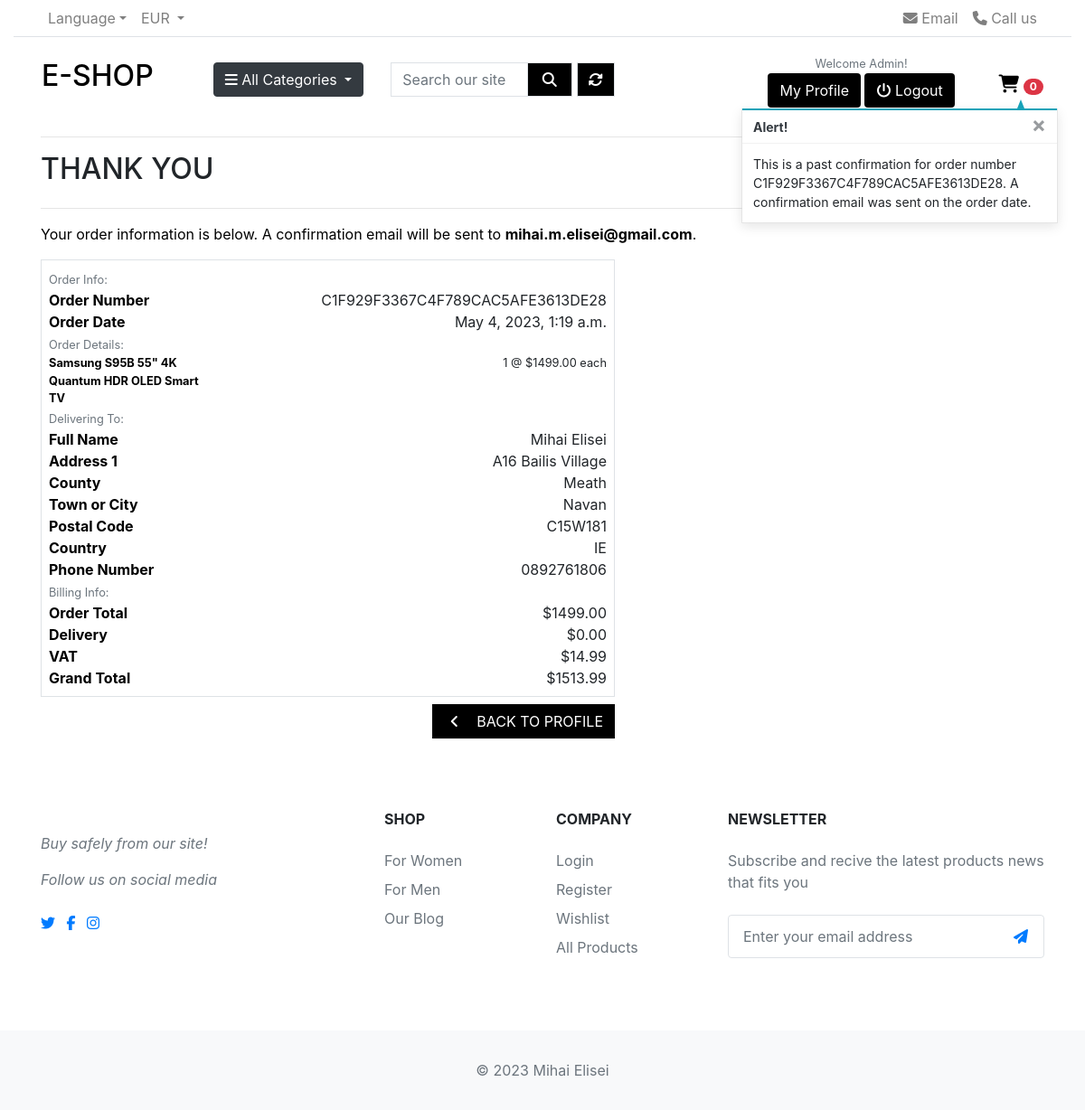
The page /profile/order_history/C1F929F3367C4F789CAC5AFE3613DE28 (signed in) on the database its author committed.
### checkout/models.py (models this page shows, shortened)
class Order(models.Model):
    order_number = models.CharField(max_length=32, null=False, editable=False)
    user_profile = models.ForeignKey(UserProfile, on_delete=models.SET_NULL,
                                     null=True, blank=True, related_name='orders')
    full_name = models.CharField(max_length=50, null=False, blank=False)
    email = models.EmailField(max_length=254, null=False, blank=False)
    phone_number = models.CharField(max_length=20, null=False, blank=False)
    country = CountryField(blank_label='Country *',
                           null=False, blank=False, default='Ireland')
    postcode = models.CharField(max_length=20, null=True, blank=True)
    town_or_city = models.CharField(max_length=40, null=False, blank=False)
    street_address1 = models.CharField(max_length=80, null=False, blank=False)
    street_address2 = models.CharField(max_length=80, null=True, blank=True)
    county = models.CharField(max_length=80, null=True, blank=True)
    date = models.DateTimeField(auto_now_add=True)
    delivery_cost = models.DecimalField(max_digits=6, decimal_places=2,
                                        null=False, default=0)
    vat = models.DecimalField(max_digits=6, decimal_places=2,
                              null=False, default=0)
    order_total = models.DecimalField(max_digits=10, decimal_places=2,
                                      null=False, default=0)
    grand_total = models.DecimalField(max_digits=10, decimal_places=2,
                                      null=False, default=0)
    original_cart = models.TextField(null=False, blank=False, default='')
    stripe_pid = models.CharField(
        max_length=254, null=False, blank=False, default='')

class OrderLineItem(models.Model):
    order = models.ForeignKey(Order, null=False, blank=False,
                              on_delete=models.CASCADE,
                              related_name='lineitems')
    product = models.ForeignKey(Product, null=False, blank=False,
                                on_delete=models.CASCADE)
    product_variation = models.CharField(max_length=100, null=True,
                                         blank=True)
    quantity = models.IntegerField(null=False, blank=False, default=0)
    lineitem_total = models.DecimalField(max_digits=6, decimal_places=2,
                                         null=False, blank=False,
                                         editable=False)

### products/models.py (models this page shows, shortened)
class Product(models.Model):
    category = models.ForeignKey('Category', null=True, blank=True,
                                 on_delete=models.SET_NULL)
    name = models.CharField(max_length=254, unique=True)
    slug = models.SlugField(max_length=254, unique=True)
    description = models.TextField()
    stock = models.IntegerField()
    is_available = models.BooleanField(default=True)
    price = models.DecimalField(max_digits=8, decimal_places=2)
    rating = models.DecimalField(max_digits=6, decimal_places=2, null=True,
                                 blank=True)
    image_url = models.URLField(max_length=1024, null=True, blank=True)
    image = models.ImageField(null=True, blank=True)
    created_date = models.DateTimeField(auto_now_add=True)
    updated_date = models.DateTimeField(auto_now=True)

### profiles/views.py (the view)
# urls.py: path('order_history/<order_number>',
@login_required
def order_history(request, order_number):
    order = get_object_or_404(Order, order_number=order_number)
    messages.info(request, (
        f'This is a past confirmation for order number {order_number}. '
        'A confirmation email was sent on the order date.'
    ))
    template = 'checkout/checkout_success.html'
    context = {
        'order': order,
        'from_profile': True,
    }
    return render(request, template, context)

### checkout/templates/checkout/checkout_success.html (shortened to what this page needs)
{% extends "base.html" %}
{% load static %}
{% block extra_css %}
<link rel="stylesheet" href="{% static 'checkout/css/checkout.css' %}">
{% endblock %}
{% block content %}
<div class="container">
    <div class="row">
        <div class="col">
            <hr>
            <h2 class="logo-font mb-4">Thank You</h2>
            <hr>
            <p class="text-black">Your order information is below. A confirmation email will be sent to
                <strong>{{ order.email }}</strong>.</p>
        </div>
    </div>
    <div class="row">
        <div class="col-12 col-lg-7">
            <div class="order-confirmation-wrapper p-2 border">
                <div class="row">
                    <div class="col">
                        <small class="text-muted">Order Info:</small>
                    </div>
                </div>
                <div class="row">
                    <div class="col-12 col-md-4">
                        <p class="mb-0 text-black font-weight-bold">Order Number</p>
                    </div>
                    <div class="col-12 col-md-8 text-md-right">
                        <p class="mb-0">{{ order.order_number }}</p>
                    </div>
                </div>
                <div class="row">
                    <div class="col-12 col-md-4">
                        <p class="mb-0 text-black font-weight-bold">Order Date</p>
                    </div>
                    <div class="col-12 col-md-8 text-md-right">
                        <p class="mb-0">{{ order.date }}</p>
                    </div>
                </div>
                <div class="row">
                    <div class="col">
                        <small class="text-muted">Order Details:</small>
                    </div>
                </div>
                {% for item in order.lineitems.all %}
                <div class="row">
                    <div class="col-12 col-md-4">
                        <p class="small mb-0 text-black font-weight-bold">
                            {{ item.product.name }}
                        </p>
                    </div>
                    <div class="col-12 col-md-8 text-md-right">
                        <p class="small mb-0">{{ item.quantity }} @ ${{ item.product.price }} each</p>
                    </div>
                </div>
                {% endfor %}
                <div class="row">
                    <div class="col">
                        <small class="text-muted">Delivering To:</small>
                    </div>
                </div>
                <div class="row">
                    <div class="col-12 col-md-4">
                        <p class="mb-0 text-black font-weight-bold">Full Name</p>
                    </div>
                    <div class="col-12 col-md-8 text-md-right">
                        <p class="mb-0">{{ order.full_name }}</p>
                    </div>
                </div>
                <div class="row">
                    <div class="col-12 col-md-4">
                        <p class="mb-0 text-black font-weight-bold">Address 1</p>
                    </div>
                    <div class="col-12 col-md-8 text-md-right">
                        <p class="mb-0">{{ order.street_address1 }}</p>
                    </div>
                </div>
                {% if order.county %}
                <div class="row">
                    <div class="col-12 col-md-4">
                        <p class="mb-0 text-black font-weight-bold">County</p>
                    </div>
                    <div class="col-12 col-md-8 text-md-right">
                        <p class="mb-0">{{ order.county }}</p>
                    </div>
                </div>
                {% endif %}
                <div class="row">
                    <div class="col-12 col-md-4">
                        <p class="mb-0 text-black font-weight-bold">Town or City</p>
                    </div>
                    <div class="col-12 col-md-8 text-md-right">
                        <p class="mb-0">{{ order.town_or_city }}</p>
                    </div>
                </div>
                {% if order.postcode %}
                <div class="row">
                    <div class="col-12 col-md-4">
                        <p class="mb-0 text-black font-weight-bold">Postal Code</p>
                    </div>
                    <div class="col-12 col-md-8 text-md-right">
                        <p class="mb-0">{{ order.postcode }}</p>
                    </div>
                </div>
                {% endif %}
                <div class="row">
                    <div class="col-12 col-md-4">
                        <p class="mb-0 text-black font-weight-bold">Country</p>
                    </div>
                    <div class="col-12 col-md-8 text-md-right">
                        <p class="mb-0">{{ order.country }}</p>
                    </div>
                </div>
                <div class="row">
                    <div class="col-12 col-md-4">
                        <p class="mb-0 text-black font-weight-bold">Phone Number</p>
                    </div>
                    <div class="col-12 col-md-8 text-md-right">
                        <p class="mb-0">{{ order.phone_number }}</p>
                    </div>
                </div>
                <div class="row">
                    <div class="col">
                        <small class="text-muted">Billing Info:</small>
                    </div>
                </div>
                <div class="row">
                    <div class="col-12 col-md-4">
                        <p class="mb-0 text-black font-weight-bold">Order Total</p>
                    </div>
                    <div class="col-12 col-md-8 text-md-right">
                        <p class="mb-0">${{ order.order_total }}</p>
                    </div>
                </div>
                <div class="row">
                    <div class="col-12 col-md-4">
                        <p class="mb-0 text-black font-weight-bold">Delivery</p>
                    </div>
                    <div class="col-12 col-md-8 text-md-right">
                        <p class="mb-0">${{ order.delivery_cost }}</p>
                    </div>
                </div>
                <div class="row">
                    <div class="col-12 col-md-4">
                        <p class="mb-0 text-black font-weight-bold">VAT</p>
                    </div>
                    <div class="col-12 col-md-8 text-md-right">
                        <p class="mb-0">${{ order.vat }}</p>
                    </div>
                </div>
                <div class="row">
                    <div class="col-12 col-md-4">
                        <p class="mb-0 text-black font-weight-bold">Grand Total</p>
                    </div>
                    <div class="col-12 col-md-8 text-md-right">
                        <p class="mb-0">${{ order.grand_total }}</p>
                    </div>
                </div>
            </div>
        </div>
    </div>
    <div class="row">
        <div class="col-12 col-lg-7 text-right">
            {% if from_profile %}
            <a href="{% url 'profiles' %}" class="btn btn-black rounded-0 my-2">
                <span class="icon mr-2">
                    <i class="fas fa-angle-left"></i>
                </span>
                <span class="text-uppercase">Back to Profile</span>
            </a>
            {% endif %}
        </div>
    </div>
</div>
{% endblock %}

### templates/includes/header.html (shortened to what this page needs)
<nav class="navbar p-md-0 navbar-expand-sm navbar-light border-bottom">
    <div class="container">
        <div class="collapse navbar-collapse" id="navbarTop4">
            <ul class="navbar-nav mr-auto">
                <li class="nav-item dropdown">
                    <a href="#" class="nav-link dropdown-toggle" data-toggle="dropdown">Language</a>
                </li>
                <li class="nav-item dropdown">
                    <a href="#" class="nav-link dropdown-toggle" data-toggle="dropdown"> EUR </a>
                </li>
            </ul>
            <ul class="navbar-nav">
                <li><a href="#" class="nav-link"> <i class="fa fa-envelope"></i> Email </a></li>
                <li><a href="#" class="nav-link"> <i class="fa fa-phone"></i> Call us </a></li>
            </ul>
        </div>
    </div>
</nav>
<div class="p-3">
    <div class="container-fluid">
        <div class="row align-items-center">
            <div class="col-lg-2 col-md-4 col-6">
                <a href="{% url 'home' %}" class="main-logo-link">
                    <h2 class="logo-font text-black">E-shop</h3>
                </a>
            </div>
            <div class="col-lg col-sm col-md col-6 flex-grow-0">
                <div class="category-wrap dropdown d-inline-block float-right">
                    <button type="button" class="btn btn-dark dropdown-toggle" data-toggle="dropdown">
                        <i class="fa fa-bars"></i> All Categories
                    </button>
                </div>
            </div>
            <div class="col-lg col-md-4 col-sm-12 col">
                <form method="GET" action="{% url 'products' %}">
                    <div class="input-group">
                        <input class="form-control border border-black rounded-0" type="text" name="q"
                            placeholder="Search our site">
                        <div class="input-group-append">
                            <button class="form-control btn btn-black border border-black rounded-0" type="submit">
                                <span class="icon">
                                    <i class="fas fa-search"></i>
                                </span>
                            </button>
                            <a href="#" class="form-control btn btn-black border border-black rounded-0"
                                style="margin-left: 5px;"><i class="fas fa-sync-alt"></i></a>
                        </div>
                    </div>
                </form>
            </div>
            <div class="col-lg-5 col-sm-6 col-8 order-2 order-lg-3">
                <div class="d-flex justify-content-end mb-3 mb-lg-0">
                    <div class="text-center">
                        <small class="title text-muted">Welcome {{ user.username | capfirst }}!</small>
                        <div>
                            {% if request.user.is_authenticated %}
                            <a href="{% url 'profiles' %}" class="btn btn-md btn-black">My Profile</a>
                            <a href="{% url 'account_logout' %}" class="btn btn-md btn-black"><i
                                    class="fa fa-power-off"></i> Logout</a>
                            {% else %}
                            <a href="{% url 'account_signup' %}" class="btn btn-md btn-black">Register</a>
                            <a href="{% url 'account_login' %}" class="btn btn-md btn-black">Login</a>
                            {% endif %}
                        </div>
                    </div>
                    <a class="{% if grand_total %}text-info font-weight-bold{% else %}text-black{% endif %} ml-5 mt-4"
                        href="{% url 'view_cart' %}">
                        <div class="icon icon-md">
                            <i class="fa fa-shopping-cart text-black" style="font-size: 20px;"></i>
                        </div>
                        <span class="badge badge-pill badge-danger">{{ cart_count }}</span>
                    </a>
                </div>
            </div>
        </div>
    </div>
</div>

### rows shown on the page
Order: email "mihai.m.elisei@gmail.com", order_number "C1F929F3367C4F789CAC5AFE3613DE28", date "May 4, 2023, 1:19 a.m.", full_name "Mihai Elisei", street_address1 "A16 Bailis Village", county "Meath", town_or_city "Navan", postcode "C15W181", country "IE", phone_number "0892761806", order_total "1499.00", delivery_cost "0.00", vat "14.99", grand_total "1513.99"
OrderLineItem: product.name "Samsung S95B 55\" 4K Quantum HDR OLED Smart TV", quantity "1", product.price "1499.00"

### other values the page prints
{{ user.username | capfirst }} "Admin"
{{ cart_count }} "0"
{{ message }} "This is a past confirmation for order number C1F929F3367C4F789CAC5AFE3613DE28. A confirmation email was sent on the order date."
